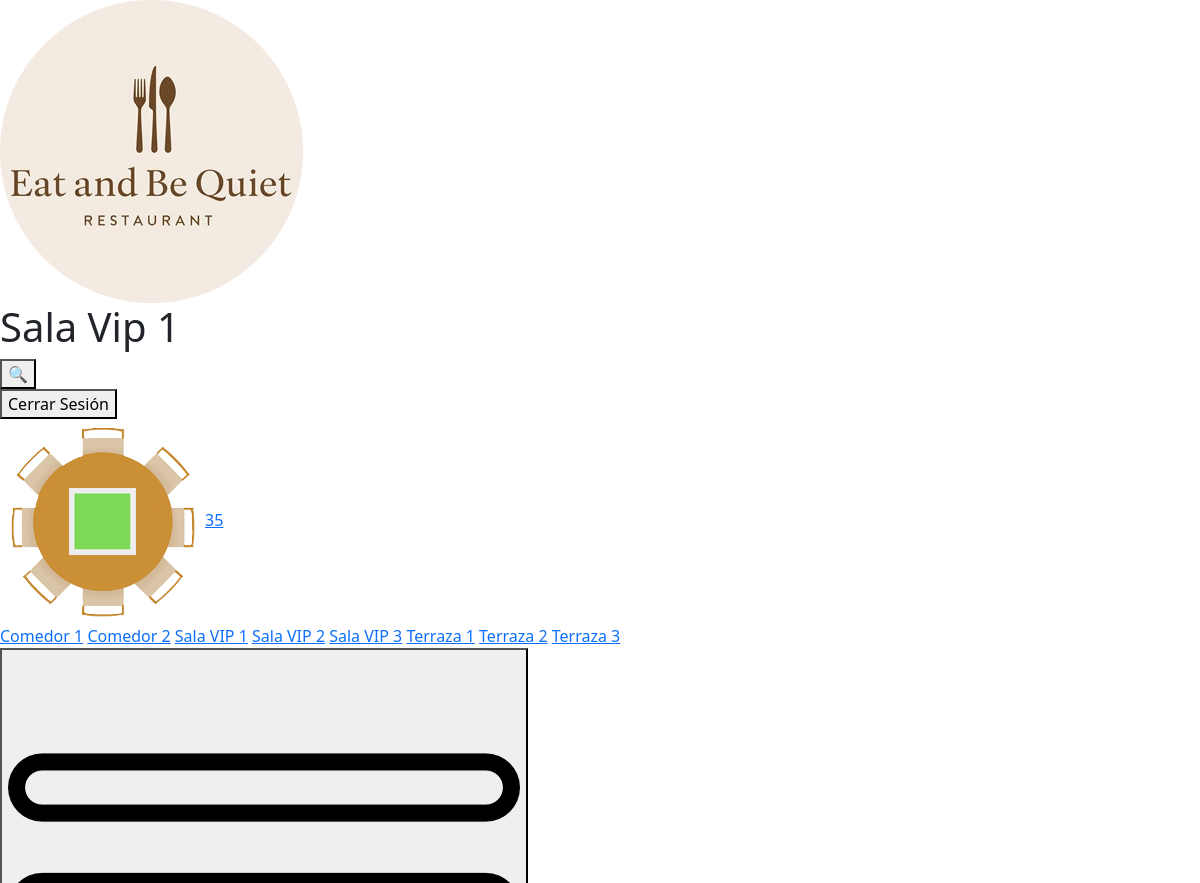
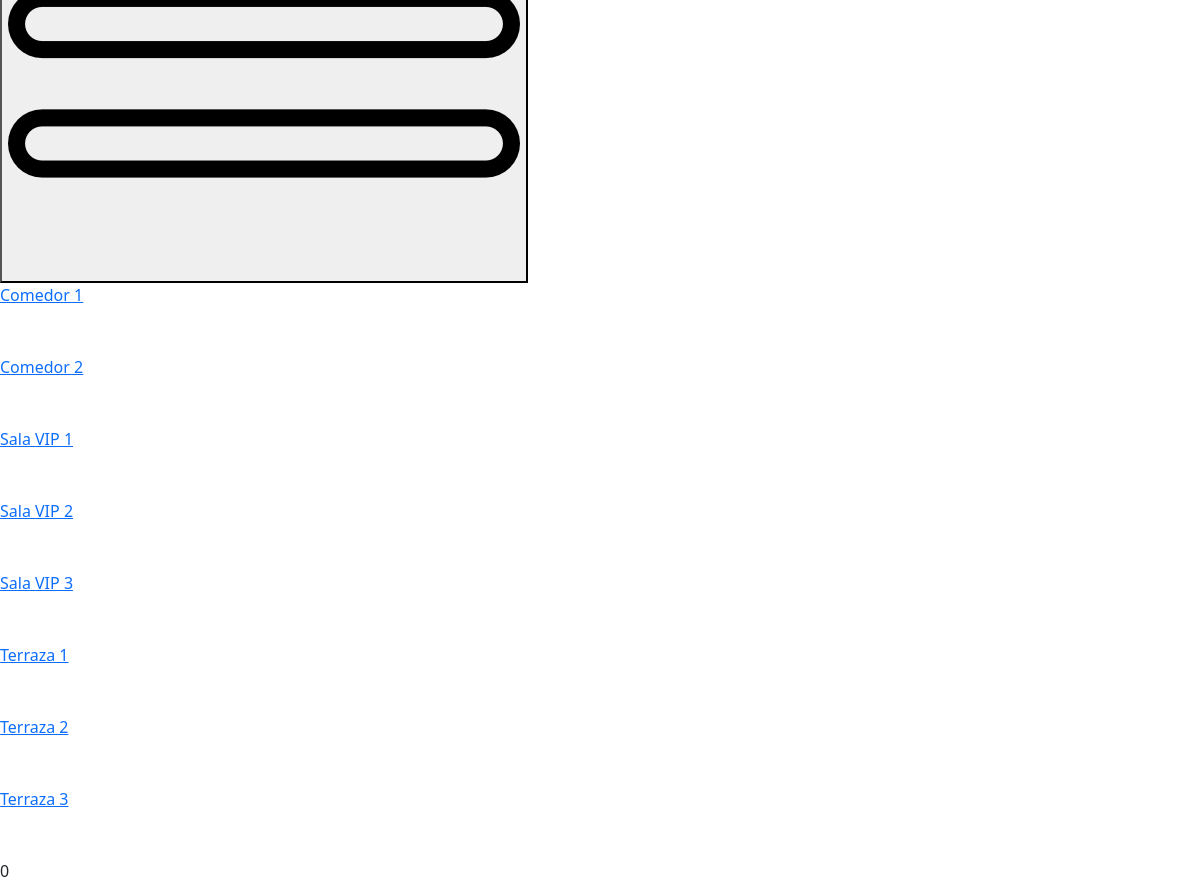
Page /view/sala-vip-1.php (signed in) on the committed database (2 pictures, top to bottom).
### tables this page shows
CREATE TABLE IF NOT EXISTS tbl_mesas (
    id_mesa INT AUTO_INCREMENT PRIMARY KEY,
    id_sala INT NOT NULL,
    num_sillas INT NOT NULL,
    estado ENUM('libre','ocupada') DEFAULT 'libre',
    tipo_mesa ENUM('cuadrada','rectangular','redonda','especial') NOT NULL
);

### view/sala-vip-1.php (the view, shortened to what this page needs)
<!DOCTYPE html>
<html lang="en">
<head>
    <link href="https://cdn.jsdelivr.net/npm/bootstrap@5.3.8/dist/css/bootstrap.min.css" rel="stylesheet">
    <link rel="stylesheet/less" type="text/css" href="../estilos/estilos_salas.less" />
</head>
<body class="vip">
    <div class="header">
        <img src="../media/Logo.png" alt="No se ha podido cargar la imagen">
        <h1>Sala Vip 1</h1>
        <div>
            <form action="historial.php" method="get">
                <button type="submit" class="btn-buscar">&#128269;</button>
            </form>
            <form action="./logout.php" method="post">
                <button type="submit" class="btn-cerrar-sesion">Cerrar Sesión</button>
            </form>
        </div>
    </div>
    <div class="content">
        <div class="section-3 vip">
            <?php
                include_once "../conexion/conexion.php";
                try {
                    $sql3 = "SELECT * FROM tbl_mesas WHERE id_sala = 3 AND tipo_mesa = 'redonda'";
                    $stmt3 = $conn->query($sql3);
                    $resultados3 = $stmt3->fetchAll(PDO::FETCH_ASSOC);
                    $i = 1;
                    foreach($resultados3 as $mesa){
                        echo '<div class="mesa">';
                        echo '<form action="../index.php" method="POST">';
                        echo '<img src="../media/'. $mesa['tipo_mesa'] . '_' . $mesa['estado'] . '.png" alt="No se ha podido cargar la imagen" class="mesa-svg">';
                        if($mesa['estado'] == "ocupada"){
                            echo '<a class="btn-mesa libre" id="' . $mesa['id_mesa'] . '" name="' . $mesa['id_sala'] . '">' . $mesa['id_mesa'] . '</a>';
                        } else if($mesa['estado'] == "libre"){
                            echo '<a class="btn-mesa ocupada" id="' . $mesa['id_mesa'] . '" name="' . $mesa['id_sala'] . '">' . $mesa['id_mesa'] . '</a>';
                        }
                        echo '</form>';
                        echo '</div>';
                        $i++;
                        if($i > 1){
                            break;
                        }
                    }
                } catch (PDOException $e) {
                    echo "Error: " . $e->getMessage();
                }
                ?>
        </div>
    </div>
    <div class="footer">
        <a href="./sala.php">Comedor 1</a>
        <a href="./sala-2.php">Comedor 2</a>
        <a href="./sala-vip-1.php">Sala VIP 1</a>
        <a href="./sala-vip-2.php">Sala VIP 2</a>
        <a href="./sala-vip-3.php">Sala VIP 3</a>
        <a href="./sala-terraza-1.php">Terraza 1</a>
        <a href="./sala-terraza-2.php">Terraza 2</a>
        <a href="./sala-terraza-3.php">Terraza 3</a>
    </div>
    <div class="footer-2" id="footer-2">
        <button class="btn-desplegable" id="btn-desplegable"><img src="../media/menu.png" alt=""></button>
        <div class="desplegable" id="desplegable">
            <div>
                <a href="./sala.php">Comedor 1</a><br><br><br>
                <a href="./sala-2.php">Comedor 2</a><br><br><br>
                <a href="./sala-vip-1.php">Sala VIP 1</a><br><br><br>
                <a href="./sala-vip-2.php">Sala VIP 2</a><br><br><br>
            </div>
            <div>
                <a href="./sala-vip-3.php">Sala VIP 3</a><br><br><br>
                <a href="./sala-terraza-1.php">Terraza 1</a><br><br><br>
                <a href="./sala-terraza-2.php">Terraza 2</a><br><br><br>
                <a href="./sala-terraza-3.php">Terraza 3</a><br><br><br>
            </div>
        </div>
    </div>
    <div class="contador-ocupadas">
    <?php
        $ocupadas_count = 0;
        echo $ocupadas_count;
    ?>
</div>
</body>
</html>

### rows in the picture
tbl_mesas: tipo_mesa+estado (picture), id_mesa "35"

### other values in the picture
$ocupadas_count "0"
